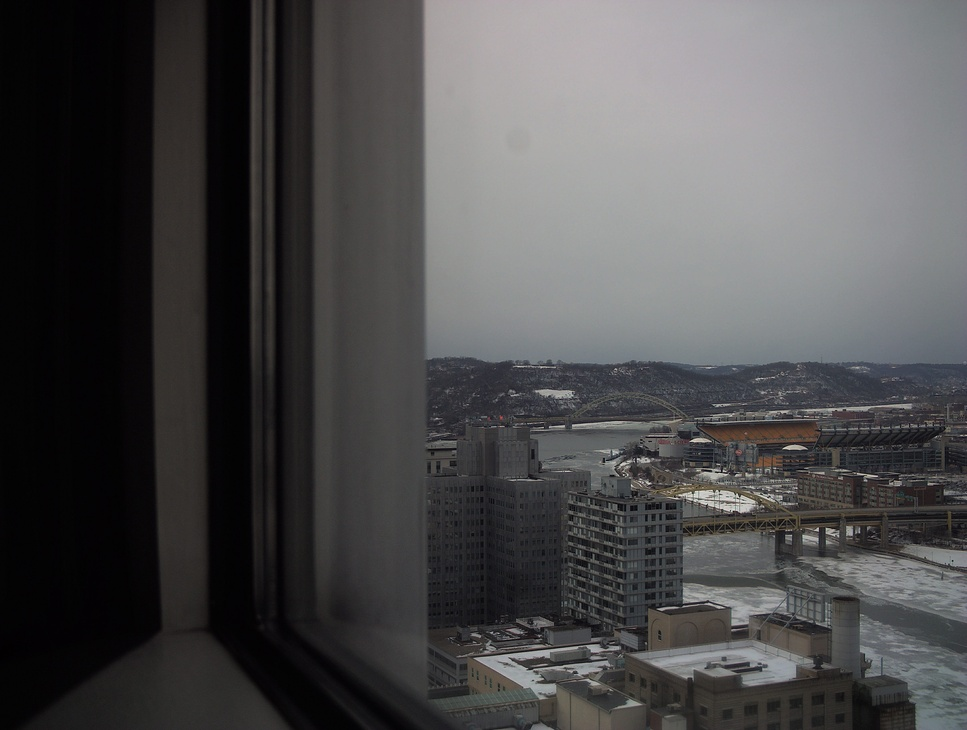
//> input picture 1391190181_image1.jpg, 967 x 730 px, shrunk from 3648 x 2752 before the run
$ ./MaskedGaussian ../1391190181_image1.jpg ../1391190181_image2.jpg ../1391190181_image2.jpg out.png   (built with g++ and OpenCV 4)
//> lines starting //> are read from the running program, lines starting //| are printed output that depends on the picture
#include <iostream>
#include <opencv2/opencv.hpp>

using namespace cv;

int main(int argc, char** argv )
{
	Mat image, mask_inpaint , mask_gaus;
	image = imread(argv[1],CV_LOAD_IMAGE_COLOR);
//> image is the input picture: 730 rows x 967 cols, CV_8UC3; mean B, G, R 76, 75.2, 75.8
	mask_inpaint  = imread(argv[2],CV_LOAD_IMAGE_GRAYSCALE);  //inpaint mask
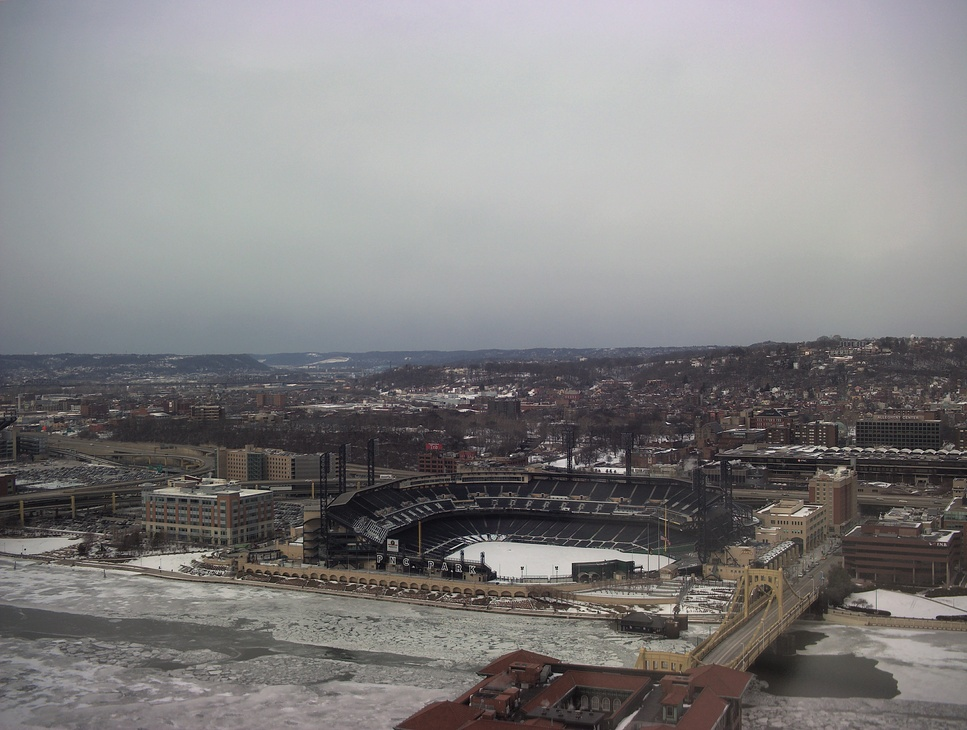
//> input picture 1391190181_image2.jpg, 967 x 730 px, shrunk from 3648 x 2752 before the run
//> mask_inpaint: 730 rows x 967 cols, CV_8UC1; min 0, max 255, mean 129.5
	mask_gaus = imread(argv[3],CV_LOAD_IMAGE_GRAYSCALE);  //gaussian mask


	Mat hsvImage;   //convert to hsv space to differenciate between night and day
	cvtColor(image, hsvImage, CV_BGR2HSV);
//> hsvImage: 730 rows x 967 cols, CV_8UC3; mean H, S, V 76, 24.4, 77.8
	Scalar avgValue = mean(hsvImage);
//> avgValue = Scalar(76.05, 24.43, 77.8)

	Mat channel_image[3];
	split(image, channel_image);
	Mat absolute;
	absdiff(channel_image[0],channel_image[1],absolute);
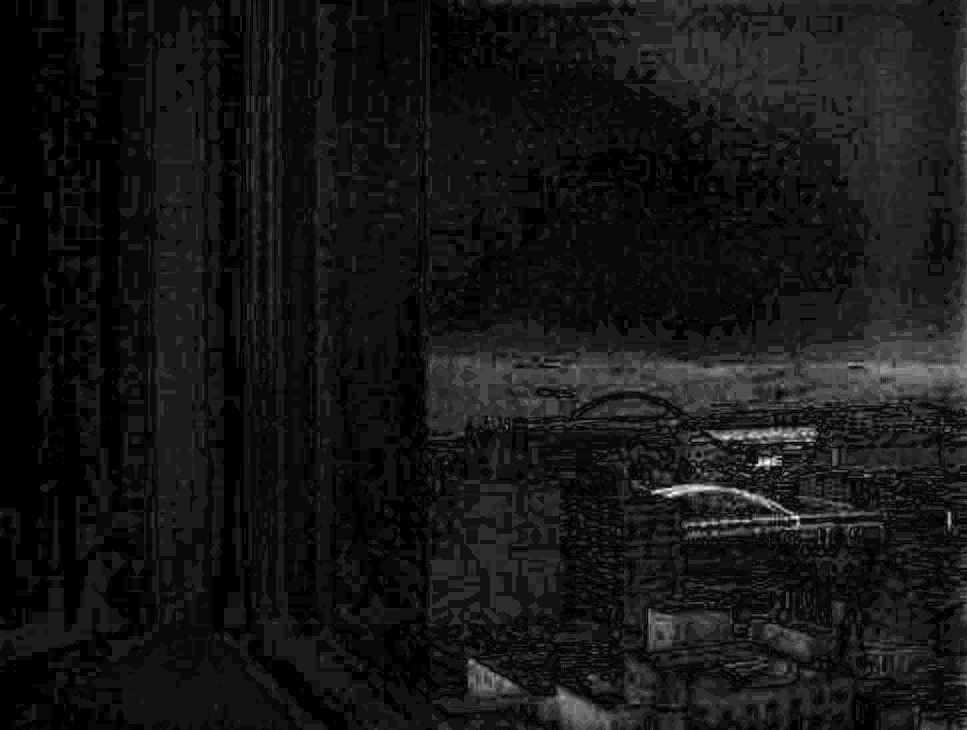
//> absolute: 730 rows x 967 cols, CV_8UC1; min 0, max 28, mean 2.4; drawn with min black and max white
	//content in all channels should be same when camera switches to grayscale.
	// so diff should be close to zero for grayscale

	double min,max;
	minMaxLoc(absolute, &min, &max);
//> min = 0; max = 28

	Mat inpainted;
	inpaint(image, mask_inpaint, inpainted, 5, CV_INPAINT_TELEA); //inpainting using fast marching algo.
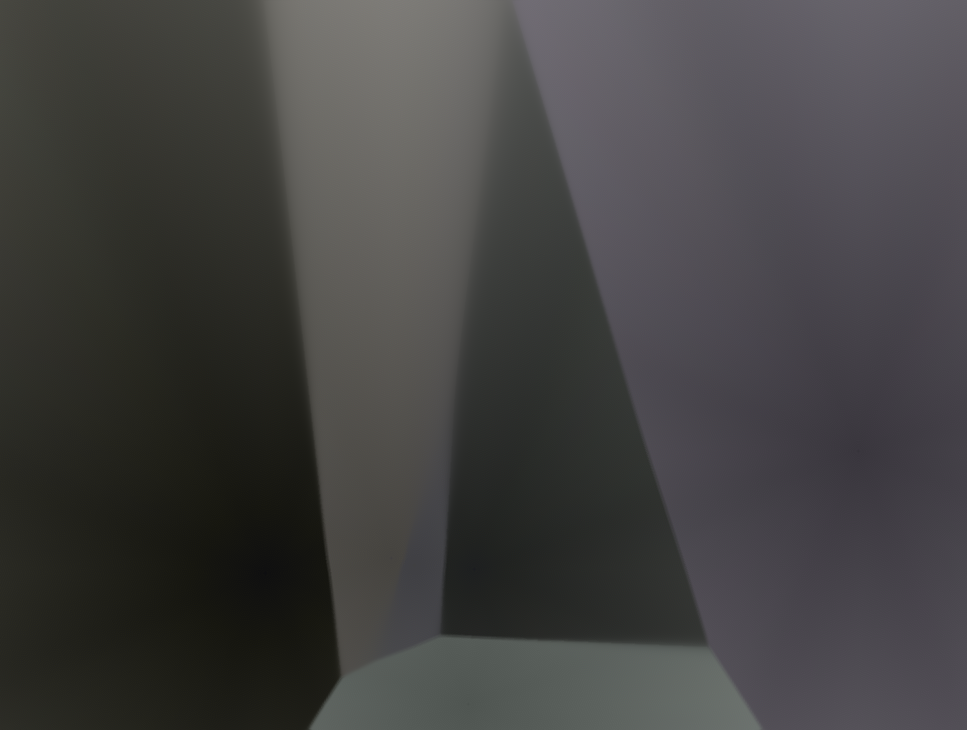
//> inpainted: 730 rows x 967 cols, CV_8UC3; mean B, G, R 65.6, 65.9, 66.8
	//replaces mask pixels with the weighted median of pixel in the neighbourhood.

	vector<int> compression_params;  //quality of saved jpeg image
	compression_params.push_back(CV_IMWRITE_JPEG_QUALITY);
	compression_params.push_back(100);

	if (max < 30)   //if night then blur.
	{
		Mat gaus_blur;
		GaussianBlur(image, gaus_blur, Size(15,15), 5, 5 );  //gaussian kernel for night time
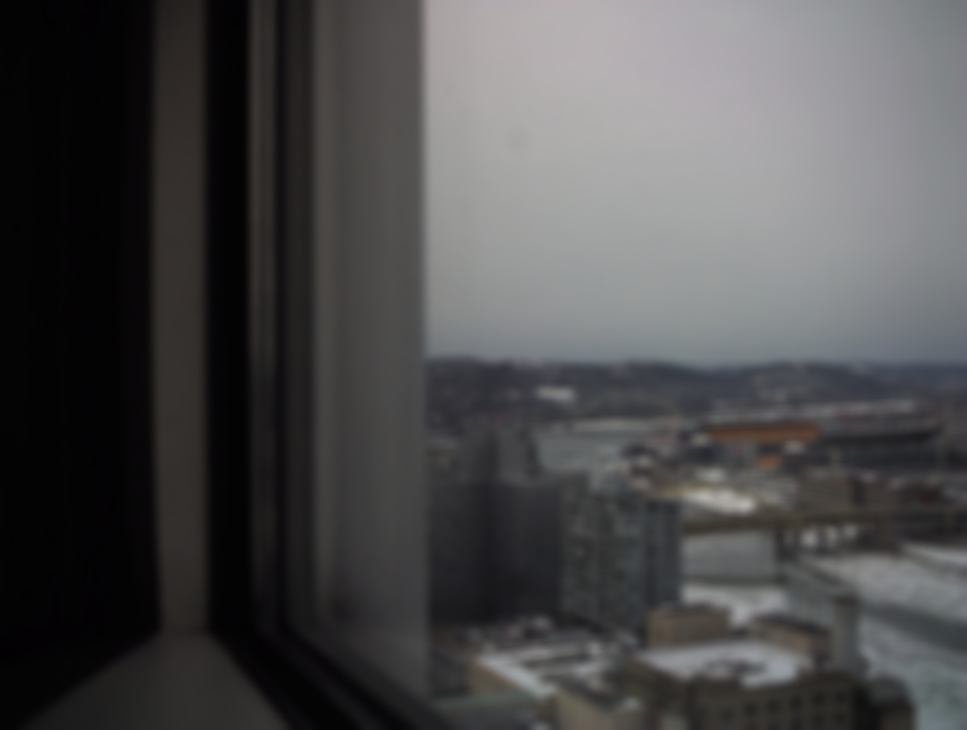
//> gaus_blur: 730 rows x 967 cols, CV_8UC3; mean B, G, R 76, 75.2, 75.8
		std::cout << "Detected night" << std::endl;
		namedWindow("gaus blur",WINDOW_NORMAL);
		imshow("gaus blur",gaus_blur);
		gaus_blur.copyTo(inpainted,mask_gaus);
	}

	try
	{
		imwrite(argv[4],inpainted,compression_params);
	}
	catch (...)
	{
		std::cout << "Some exception occured. Lookout \n";
        	return 1;
    	}
	return 0;
}
